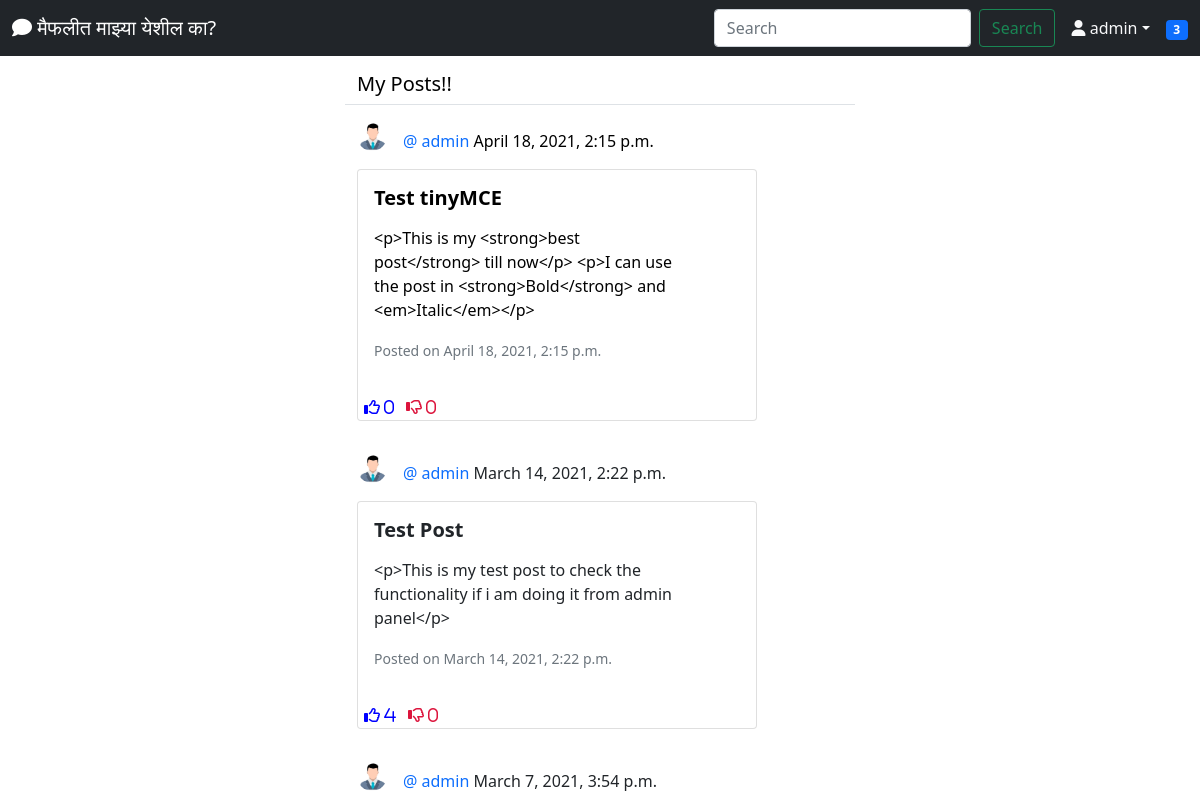
The page /blog/ (signed in, upper part) on the database as committed earlier.
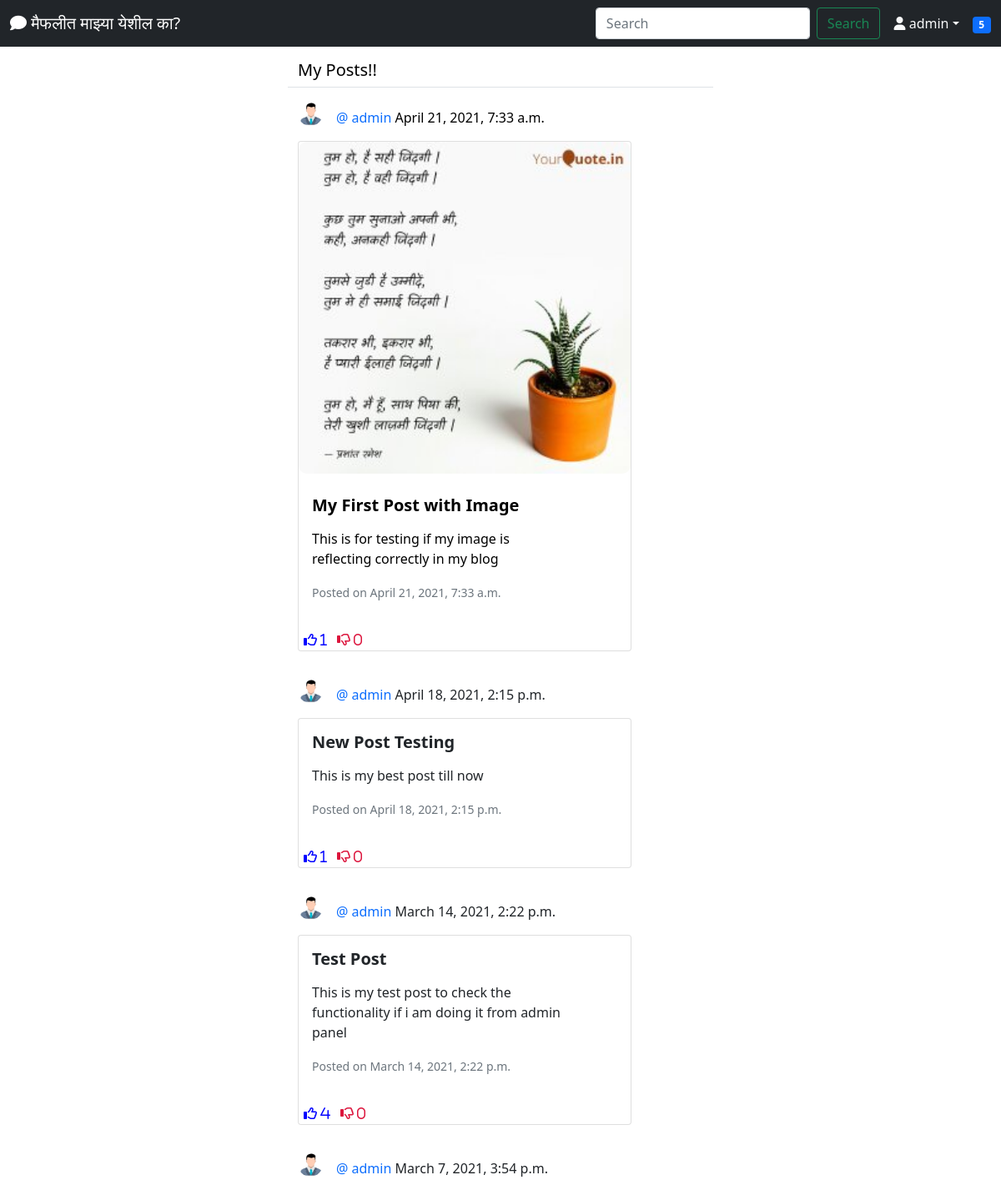
The same page on the database as committed later.
### blog/models.py (models this page shows, shortened)
class Post(models.Model):
    title = models.CharField(max_length=255)
    image = models.ImageField(upload_to='uploads/post_photos', blank=True, null=True)
    contents = models.TextField()
    author = models.ForeignKey(User,on_delete=models.CASCADE)
    timeStamp = models.DateTimeField(default=timezone.now)
    likes = models.ManyToManyField(User, blank=True, related_name='likes')
    dislikes = models.ManyToManyField(User, blank=True, related_name='dislikes')

class UserProfile(models.Model):
    user = models.OneToOneField(User, primary_key=True, verbose_name='user', related_name='profile', on_delete=models.CASCADE)
    name = models.CharField(max_length=30, blank=True, null=True)
    bio = models.TextField(max_length=500, blank=True, null=True)
    birthDate = models.DateField(null=True, blank=True)
    location = models.CharField(max_length=100, blank=True, null=True)
    picture = models.ImageField(upload_to='uploads/profile_Pictures', default='uploads/profile_pictures/defaultuser.png', blank=True)
    followers = models.ManyToManyField(User, blank=True, related_name='followers')

### blog/views.py (the view, shortened to what this page needs)
# urls.py: path('', PostListView.as_view(), name='post-list'),
class PostListView(LoginRequiredMixin, View):
    def get(self, request, *args, **kwargs):
        logged_in_user = request.user
        posts = Post.objects.all().order_by('-timeStamp')
        form = PostForm()
        context = {
            'post_list': posts,
            'form': form,
        }
        return render(request, 'blog/post_list.html', context)

### blog/forms.py
class PostForm(forms.ModelForm):
    contents = forms.CharField(
        widget=forms.Textarea (attrs={
            'rows': '3',
            'placeholder': 'Say Something..!!!',
        }))
    image = forms.ImageField(required=False)
    class Meta:
        model = Post
        fields = ['title', 'contents', 'image']

### landing/templatetags/custom_tags.py (called while the page is built)
@register.inclusion_tag('blog/show_notifications.html', takes_context=True)
def show_notifications(context):
	request_user = context['request'].user
	notifications = Notification.objects.filter(to_user=request_user).exclude(user_has_seen=True).order_by('-date')
	return {'notifications': notifications}

### blog/templates/blog/post_list.html (shortened to what this page needs)
{% extends 'landing/base.html' %}
{% load crispy_forms_tags %}
{% block content %}
<div class="home-container">
    <div class="row justify-content-center mt-3">
        <div class="col-md-5 col-sm-12 border-bottom">
            <h5>My Posts!!</h5>
        </div>
    </div>
{% for post in post_list %}
    <div class="row justify-content-center mt-3">
        <div class="col-md-5 col-sm-5">
            <div>
                <a href="{% url 'profile' post.author.profile.pk %}">
                    <img class="rounded-circle post-img" height=30 width=30 src="{{ post.author.profile.picture.url }}" alt="user"/>
                <p class="post-text">
                    <a class="text-primary post-link" href="{% url 'profile' post.author.profile.pk %}">@ {{post.author}} </a>{{post.timeStamp}}
                </p>
            </div>
            <div class="position-relative">
                <div class="card mb-3" style="max-width: 25rem;">
                    <div class="row g-0">
                        {% if post.image %}
                            <img src="{{ post.image.url }}" class="post-image"/>
                        {% endif %}
                    </div>
                    <div class="col-md-10">
                        <div class="card-body">
                            <h5 class="card-title"><p><strong>{{post.title}}</strong></p></h5>
                            <p>{{post.contents}}</p>
                            <p class="card-text"><small class="text-muted">Posted on {{post.timeStamp}}</small></p>
                        </div>
                    </div>
                    <div class="d-flex flex-row">
                        <form method="POST" action="{% url 'like' post.pk %}">
                            <button class="remove-default edit-colour-blue" type="submit">
                                <i class="far fa-thumbs-up"> <span>{{ post.likes.all.count }}</span></i>
                            </button>
                        </form>
                        <form method="POST" action="{% url 'dislike' post.pk %}">
                            <button class="remove-default edit-colour-red" type="submit">
                                <i class="far fa-thumbs-down"> <span>{{ post.dislikes.all.count }}</span></i>
                            </button>
                        </form>
                    </div>
                </div>
            </div>
        </div>
    </div>
</div>
{% endfor %}
{% endblock content %}

Rows that differ between the two databases and show on the page:
added Post: author.profile.picture (placeholder picture), author "admin", timeStamp "April 21, 2021, 7:33 a.m.", image (picture), title "My First Post with Image", contents "This is for testing if my image is reflecting correctly in my blog", likes.all.count "1", dislikes.all.count "0"
changed Post: title "Test tinyMCE" → "New Post Testing"; contents "<p>This is my <strong>best post</strong> till now</p> <p>I can use the post in <strong>Bold</strong> and <em>Italic</em></p>" → "This is my best post till now"; likes.all.count "0" → "1"
changed Post "Test Post": contents "<p>This is my test post to check the functionality if i am doing it from admin panel</p>" → "This is my test post to check the functionality if i am doing it from admin panel"
Other text that changed with them:
{{ notifications.count }}: "3" → "5"
